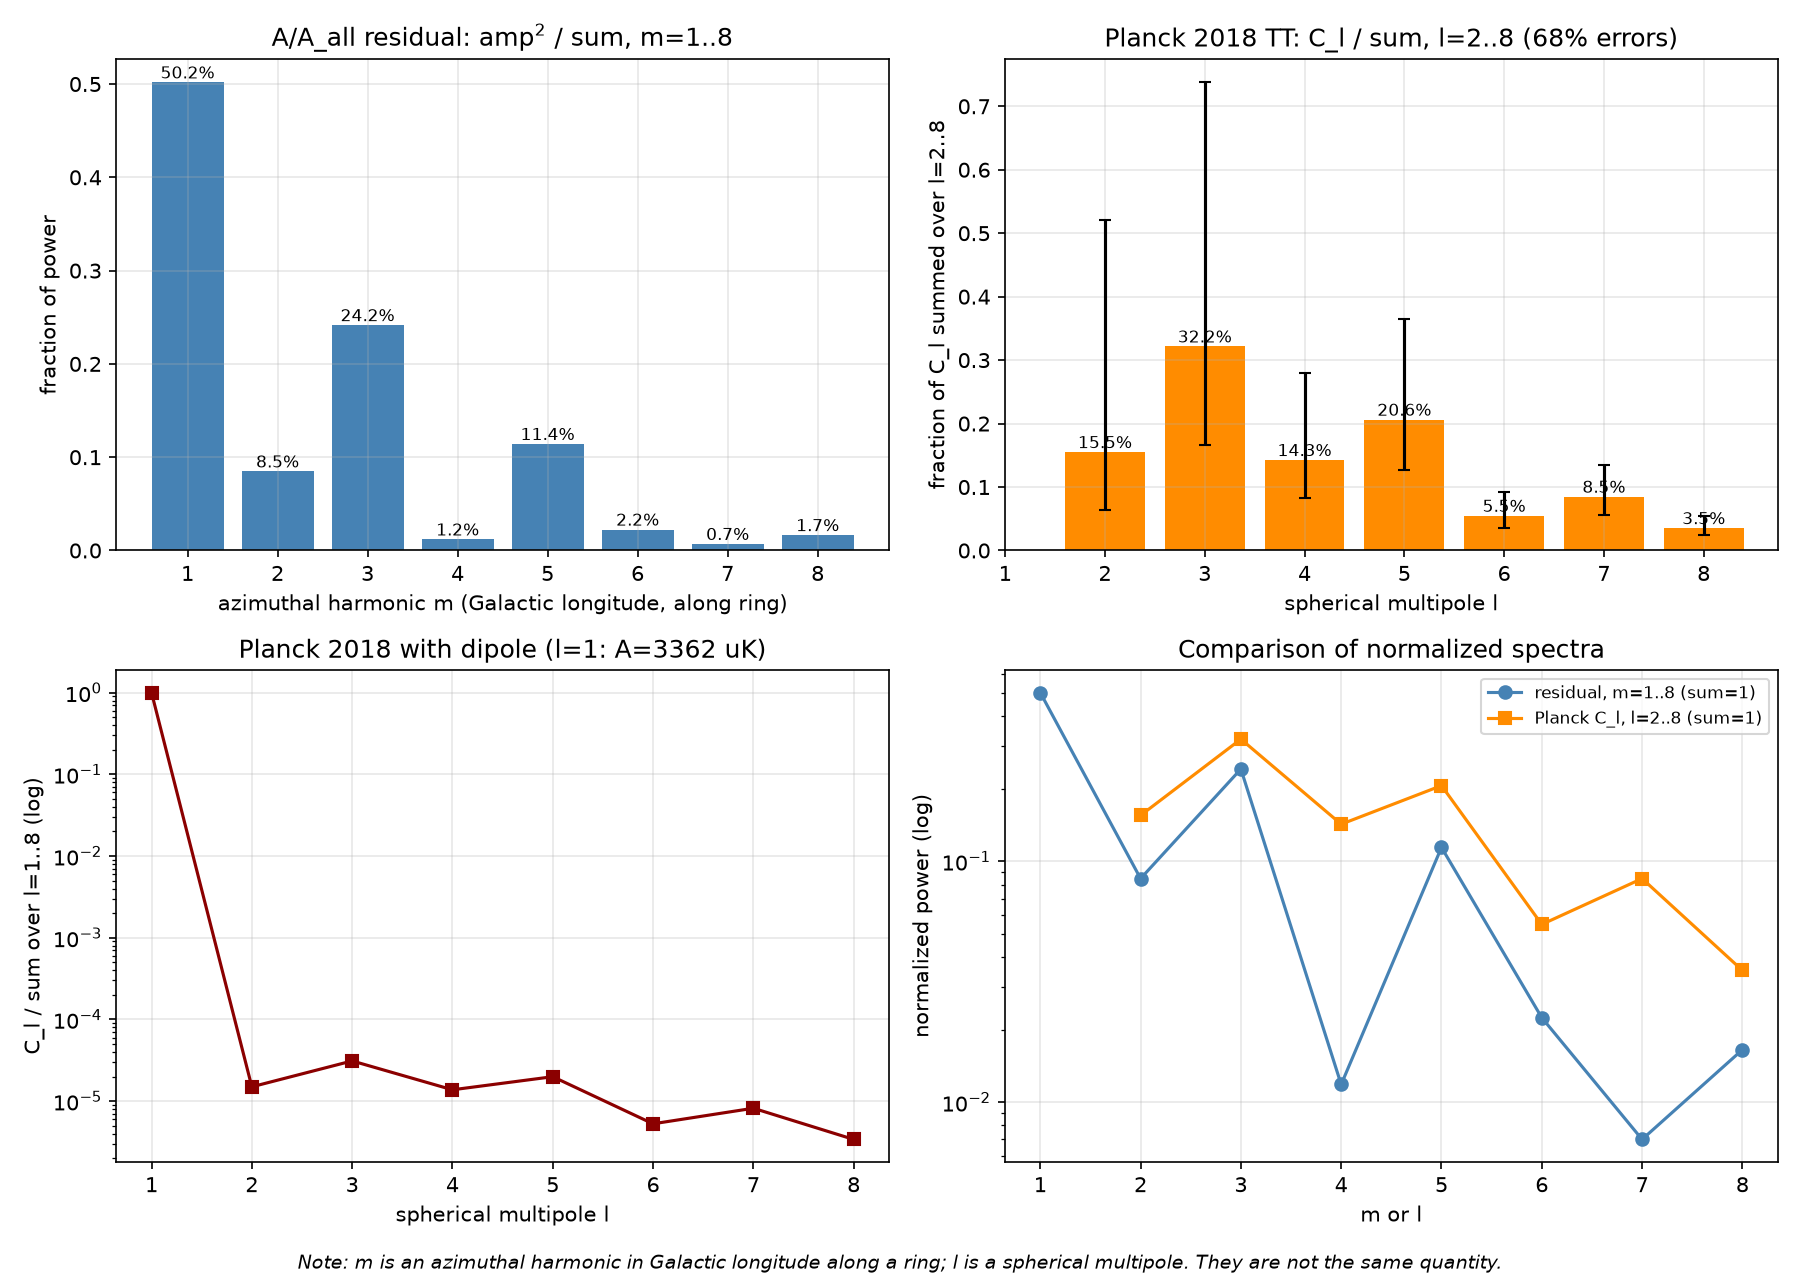

Write the Python code that produced this figure.
# Residual harmonic power (m=1..8) vs Planck 2018 CMB TT low multipoles.
# Planck TT: COM_PowerSpect_CMB-TT-full_R3.01.txt (IRSA mirror of Planck Legacy Archive)
#  https://irsa.ipac.caltech.edu/data/Planck/release_3/ancillary-data/cosmoparams/COM_PowerSpect_CMB-TT-full_R3.01.txt
# Dipole: 3362.08 +/- 0.99 uK, Planck 2018 results I, arXiv:1807.06205.
# Pure dipole T=A cos(theta): C_1 = 4*pi*A^2/9, D_1 = l(l+1)C_1/2pi = 4A^2/9.
import json,numpy as np,matplotlib;matplotlib.use('Agg');import matplotlib.pyplot as plt
d=json.load(open('A_fit_residual_fourier.json'));M=d['modes']
m=np.array([x['m'] for x in M]);P=np.array([x['amp']**2 for x in M]);fr=P/P.sum()
t=np.loadtxt('COM_PowerSpect_CMB-TT-full_R3.01.txt');t=t[(t[:,0]>=2)&(t[:,0]<=8)]
l=t[:,0];Dl=t[:,1];lo=t[:,2];hi=t[:,3];fac=2*np.pi/(l*(l+1))
Cl=Dl*fac;Clo=lo*fac;Chi=hi*fac;S=Cl.sum();fC=Cl/S
A1=3362.08;D1=4*A1**2/9;C1=np.pi*D1
l18=np.r_[1,l];C18=np.r_[C1,Cl];f18=C18/C18.sum()
fig,ax=plt.subplots(2,2,figsize=(12,8.5));a=ax.ravel()
a[0].bar(m,fr,color='steelblue');[a[0].text(x,y,'%.1f%%'%(100*y),ha='center',va='bottom',fontsize=8) for x,y in zip(m,fr)]
a[0].set(xlabel='azimuthal harmonic m (Galactic longitude, along ring)',ylabel='fraction of power',title='A/A_all residual: amp$^2$ / sum, m=1..8')
a[1].bar(l,fC,color='darkorange',yerr=[Clo/S,Chi/S],capsize=3);[a[1].text(x,y,'%.1f%%'%(100*y),ha='center',va='bottom',fontsize=8) for x,y in zip(l,fC)]
a[1].set(xlabel='spherical multipole l',ylabel='fraction of C_l summed over l=2..8',title='Planck 2018 TT: C_l / sum, l=2..8 (68% errors)')
a[2].semilogy(l18,f18,'s-',color='darkred');a[2].set(xlabel='spherical multipole l',ylabel='C_l / sum over l=1..8 (log)',title='Planck 2018 with dipole (l=1: A=3362 uK)')
a[3].semilogy(m,fr,'o-',color='steelblue',label='residual, m=1..8 (sum=1)');a[3].semilogy(l,fC,'s-',color='darkorange',label='Planck C_l, l=2..8 (sum=1)')
a[3].set(xlabel='m or l',ylabel='normalized power (log)',title='Comparison of normalized spectra');a[3].legend(fontsize=8)
for x in a:x.set_xticks(range(1,9));x.grid(alpha=.3)
fig.text(.5,.005,'Note: m is an azimuthal harmonic in Galactic longitude along a ring; l is a spherical multipole. They are not the same quantity.',ha='center',fontsize=9,style='italic')
plt.tight_layout(rect=[0,.02,1,1]);plt.savefig('A_residual_power_vs_planck.png',dpi=150)
for i in range(len(l)):print(int(l[i]),Dl[i],lo[i],hi[i],'%.3e'%Cl[i],'%.4f'%fC[i])
print('dipole D1=%.4e C1=%.4e frac(l=1..8)=%.6f'%(D1,C1,f18[0]))
